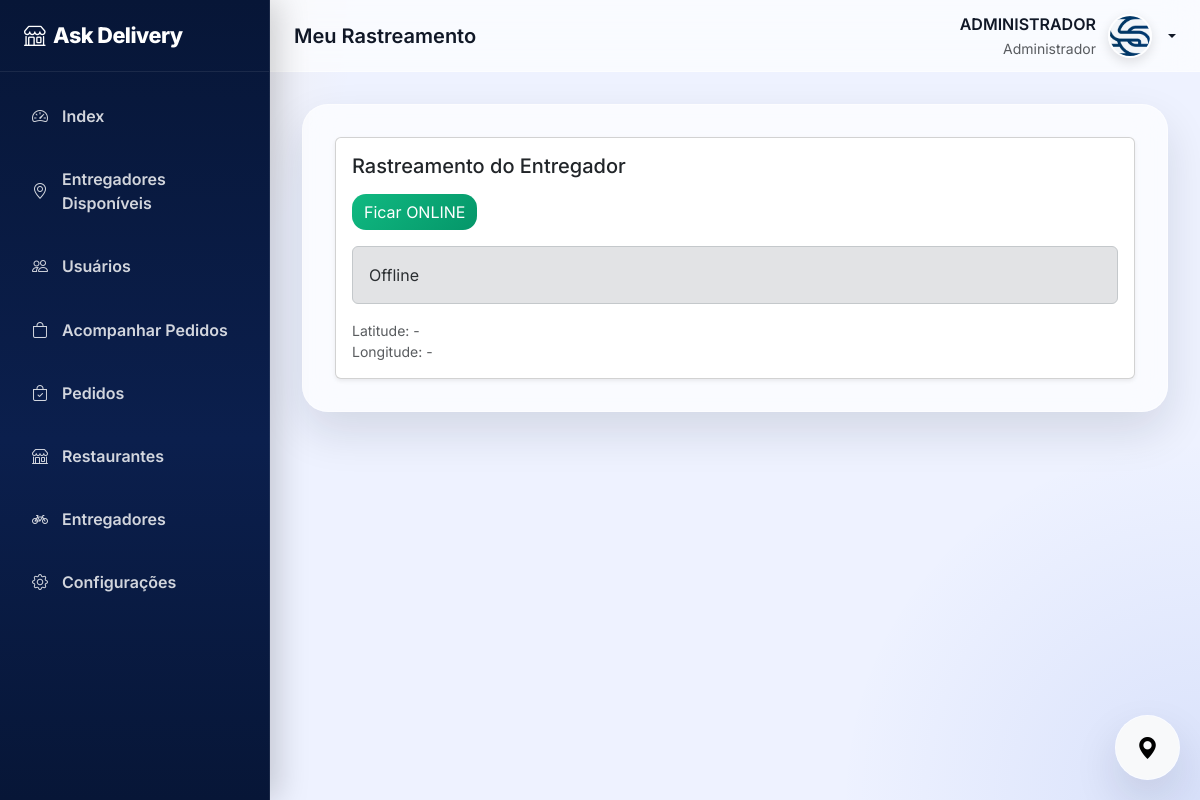
Screenshot of /api/tracking/tracking/driver/ (signed in) with the database file from the repository.
### core/models.py (models this page shows, shortened)
class User(AbstractUser):
    telefone = models.CharField(max_length=20, blank=True)
    email = models.EmailField(unique=True)
    USERNAME_FIELD = 'email'
    REQUIRED_FIELDS = ['username']

class Usuario(models.Model):
    user = models.OneToOneField(
        User,
        on_delete=models.CASCADE,
        related_name='perfil'
    )
    tipo = models.CharField(max_length=20, choices=TIPO)
    foto = models.ImageField(
        upload_to=user_directory_path,
        blank=True,
        null=True
    )
    telefone_verificado = models.BooleanField(default=False)
    email_verificado = models.BooleanField(default=False)
    ativo = models.BooleanField(default=True)
    criado_em = models.DateTimeField(auto_now_add=True)
    atualizado_em = models.DateTimeField(auto_now=True)
    class Meta:
        permissions = (
            ("cliente", "Permissão de cliente"),
            ("entregador", "Permissão de entregador"),
            ("restaurante", "Permissão de restaurante"),
        )

### tracking/views.py (the view)
class DriverTrackingView(CustomTemplateView):
    template_name = 'tracking/driver_tracking.html'

### core/templatetags/static_version.py (called while the page is built)
@register.simple_tag
def static_version(path):
    full_path = os.path.join(settings.STATIC_ROOT, path)
    if os.path.exists(full_path):
        with open(full_path, 'rb') as f:
            file_hash = hashlib.md5(f.read()).hexdigest()[:6]
        return f"{static(path)}?v={file_hash}"
    return static(path)

### core/views_mixins.py (called while the page is built, shortened)
    def dispatch(self, request, *args, **kwargs):
        return super(CheckPermissionMixin, self).dispatch(request, *args, **kwargs)

    def check_user_permissions(self, request):
        if not isinstance(self.permission_codename, list):
            self.permission_codename = [self.permission_codename]
        perms = []
        for permission in self.permission_codename:
            if '.' not in permission:
                permission = str(
                    request.resolver_match.app_name) + '.' + str(permission)
            perms.append(permission)
        return len(self.permission_codename) and (
            request.user.is_superuser or any(
                request.user.has_perm(perm)
                for perm in perms
            )
        )

### tracking/templates/tracking/driver_tracking.html (shortened to what this page needs)
{% extends 'base.html' %}
{% block page_title %}Meu Rastreamento{% endblock %}
{% block content %}
<div class="card shadow-sm">
    <div class="card-body">
        <h5 class="mb-3">Rastreamento do Entregador</h5>
        <div class="mb-3">
            <button id="toggleBtn" class="btn btn-success">
                Ficar ONLINE
            </button>
        </div>
        <div id="status" class="alert alert-secondary">
            Offline
        </div>
        <div class="small text-muted">
            Latitude: <span id="lat">-</span><br>
            Longitude: <span id="lng">-</span>
        </div>
    </div>
</div>
{% endblock %}

### core/templates/base.html (shortened to what this page needs)
{% load static %}
{% load static_version %}
<!DOCTYPE html>
<html lang="pt-br">
<head>
    <link href="https://cdn.jsdelivr.net/npm/bootstrap@5.3.3/dist/css/bootstrap.min.css" rel="stylesheet">
    <link rel="stylesheet" href="https://cdn.jsdelivr.net/npm/bootstrap-icons@1.11.3/font/bootstrap-icons.css">
    <link href="{% static_version 'css/admin.css' %}" rel="stylesheet">
</head>
<body>
    <aside class="sidebar" id="sidebar">
        <div class="sidebar-brand">
            <i class="bi bi-shop me-2"></i> Ask Delivery
        </div>
        <nav class="sidebar-nav nav flex-column">
            <a href="{% url 'core:index' %}"
               class="nav-link {% if request.resolver_match.url_name == 'index' %}active{% endif %}">
                <i class="bi bi-speedometer2"></i>
                Index
            </a>
            <a href="{% url 'tracking:tracking-dashboard' %}"
               class="nav-link {% if request.resolver_match.url_name == 'tracking-dashboard' %}active{% endif %}">
                <i class="bi bi-geo-alt"></i>
                Entregadores Disponíveis
            </a>
            <a href="{% url 'core:usuario_list' %}"
               class="nav-link {% if request.resolver_match.url_name == 'usuario_list' %}active{% endif %}">
                <i class="bi bi-people"></i>
                Usuários
            </a>
            <a href="{% url 'orders:orders_dashboard' %}"
               class="nav-link {% if request.resolver_match.url_name == 'orders_dashboard' %}active{% endif %}">
                <i class="bi bi-bag"></i>
                Acompanhar Pedidos
            </a>
            <a href="{% url 'orders:orders_list' %}"
               class="nav-link {% if request.resolver_match.url_name == 'orders_list' %}active{% endif %}">
                <i class="bi bi-bag-check"></i>
                Pedidos
            </a>
            <a href="#" class="nav-link">
                <i class="bi bi-shop"></i>
                Restaurantes
            </a>
            <a href="#" class="nav-link">
                <i class="bi bi-bicycle"></i>
                Entregadores
            </a>
            <a href="#" class="nav-link">
                <i class="bi bi-gear"></i>
                Configurações
            </a>
        </nav>
    </aside>
    <div class="main-wrapper">
        <header class="topbar">
            <div class="d-flex align-items-center gap-3">
                <h5 class="mb-0 fw-semibold">
                    {% block page_title %}Dashboard{% endblock %}
                </h5>
            </div>
            <div class="dropdown">
                <div class="user-box dropdown-toggle"
                     data-bs-toggle="dropdown"
                     aria-expanded="false"
                     style="cursor: pointer;">
                    <div class="text-end d-none d-sm-block">
                        <div class="fw-semibold">
                            {{ request.user.get_full_name|default:request.user.username }}
                        </div>
                         {% if request.user.is_superuser %}
                        <small class="text-muted">
                            Administrador
                        </small>
                        {%endif%}
                    </div>
                    {% if request.user.perfil and request.user.perfil.foto %}
                        <img src="{{ request.user.perfil.foto.url }}"
                            alt="Avatar"
                            class="user-avatar">
                    {% else %}
                        <img src="{% static 'imagens/user.png' %}"
                            alt="Avatar"
                            class="user-avatar">
                    {% endif %}
                </div>
            </div>
        </header>
        <main class="content-wrapper">
            <div class="page-card">
                {% block content %}
                {% endblock %}
            </div>
        </main>
    </div>
    <div id="tracking-widget" class="tracking-widget minimized">
        <div class="tracking-header">
            <button id="trackingMinimize"
                    class="tracking-toggle">
                <i class="bi bi-geo-alt-fill"></i>
            </button>
        </div>
    </div>
</body>
</html>

### core/static/css/admin.css (style rules this page uses)
:root { --primary-color: #1d4ed8; --primary-hover: #1e40af; --secondary-color: #f59e0b; --secondary-hover: #ea580c; --success-color: #10b981; --danger-color: #ef4444; --sidebar-width: 270px; --topbar-height: 72px; --sidebar-bg: linear-gradient( 180deg, #071637, #0b1f4d 55%, #071637 ); --sidebar-hover: rgba(255,255,255,0.08); --body-bg: #eef2ff; --card-bg: rgba(255,255,255,0.72); --card-border: rgba(255,255,255,0.4); --text-main: #111827; --text-muted: #6b7280; --shadow-lg: 0 20px 45px rgba(15,23,42,.12); --shadow-md: 0 10px 25px rgba(15,23,42,.08); --radius-xl: 26px; --radius-lg: 18px; --radius-md: 14px; }
* { font-family: 'Inter', sans-serif; }
body { background: radial-gradient( circle at top left, rgba(245,158,11,.15), transparent 25% ), radial-gradient( circle at bottom right, rgba(29,78,216,.10), transparent 25% ), var(--body-bg); color: var(--text-main); overflow-x: hidden; }
.sidebar { position: fixed; top: 0; left: 0; width: var(--sidebar-width); height: 100vh; background: var(--sidebar-bg); color: #fff; z-index: 1040; transition: .3s ease; overflow-y: auto; border-right: 1px solid rgba(255,255,255,.08); box-shadow: 8px 0 30px rgba(0,0,0,.18); }
.sidebar-brand { height: var(--topbar-height); display:flex; align-items:center; padding:0 1.5rem; font-size:1.35rem; font-weight:800; border-bottom: 1px solid rgba(255,255,255,.08); letter-spacing:-.5px; }
.sidebar-nav { padding: 1rem; }
.sidebar-nav .nav-link { color: rgba(255,255,255,.82); border-radius: 16px; padding: 1rem 1rem; margin-bottom: .45rem; display:flex; align-items:center; gap:14px; font-weight:600; transition:.25s ease; }
.main-wrapper { margin-left: var(--sidebar-width); min-height: 100vh; transition: all 0.3s ease; }
.topbar { height: var(--topbar-height); background: rgba(255,255,255,.65); backdrop-filter: blur(16px); border-bottom: 1px solid rgba(255,255,255,.5); display:flex; align-items:center; justify-content:space-between; padding:0 1.5rem; position:sticky; top:0; z-index:1030; }
.content-wrapper { padding: 2rem; }
.page-card { background: rgba(255,255,255,.68); backdrop-filter: blur(18px); border-radius: var(--radius-xl); box-shadow: var(--shadow-lg); padding:2rem; border: 1px solid rgba(255,255,255,.5); }
.user-box { display: flex; align-items: center; gap: 12px; }
.user-avatar { width: 42px; height: 42px; border-radius: 50%; object-fit: cover; }
* { box-sizing: border-box; }
.tracking-widget { position: fixed; bottom: 20px; right: 20px; width: 320px; z-index: 9999; background: #fff; border-radius: 18px; box-shadow: 0 10px 30px rgba(0,0,0,0.15); overflow: hidden; transition: all 0.3s ease; backdrop-filter: blur(10px); }
.tracking-widget.minimized { width: 65px; height: 65px; border-radius: 50%; padding: 0; }
.tracking-widget.minimized .tracking-header { justify-content: center; padding: 0; height: 65px; border-bottom: none; }
.tracking-widget.minimized .tracking-toggle { margin: 0; width: 65px; height: 65px; border-radius: 50%; display: flex; align-items: center; justify-content: center; font-size: 22px; }
.tracking-header { display: flex; align-items: center; justify-content: space-between; padding: 12px 16px; background: #f8f9fa; border-bottom: 1px solid #eee; }
.tracking-toggle { border: none; background: transparent; font-size: 18px; cursor: pointer; }
.btn-success { background: linear-gradient( 135deg, #10b981, #059669 ); border:none; border-radius:14px; }
.user-avatar { width:44px; height:44px; border-radius:50%; object-fit:cover; border: 2px solid rgba(255,255,255,.7); box-shadow: 0 4px 12px rgba(0,0,0,.12); }
.tracking-widget { background: rgba(255,255,255,.72); backdrop-filter: blur(18px); border: 1px solid rgba(255,255,255,.5); box-shadow: var(--shadow-lg); }

### rows the page displays
User: user.get_full_name "ADMINISTRADOR", user.perfil.foto (picture)
